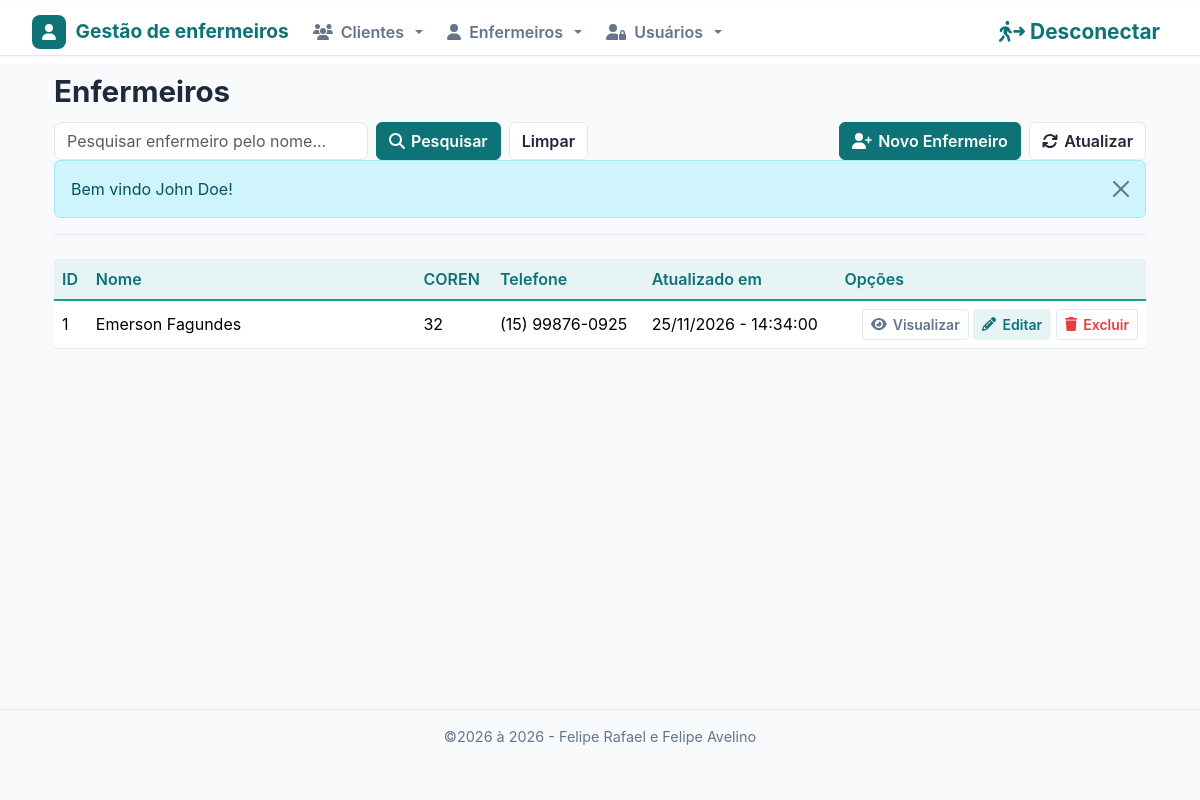
/enfermeiros/index.php (signed in), run on an earlier commit of the app's database.
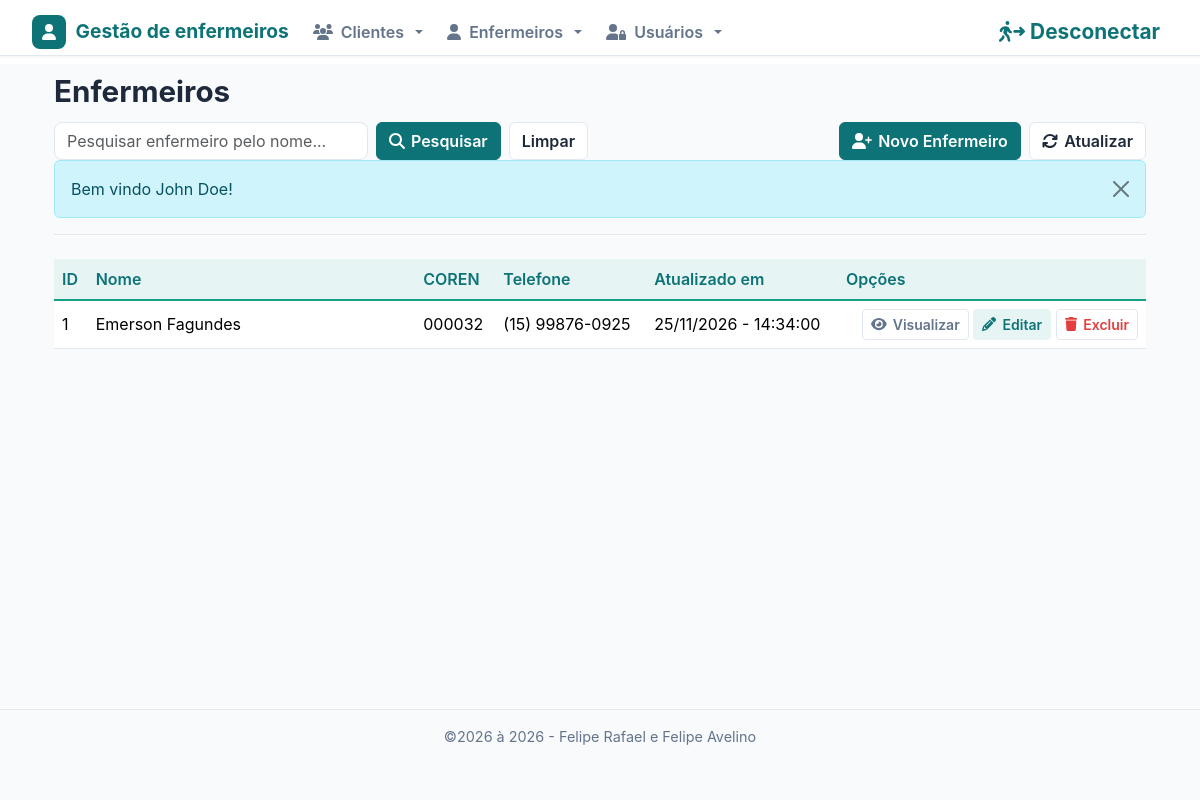
And on a later commit of the database.
### tables this page shows
CREATE TABLE IF NOT EXISTS enfermeiros (
  id int NOT NULL AUTO_INCREMENT PRIMARY KEY,
  nome varchar(255) NOT NULL,
  coren varchar(7) NOT NULL,
  cep varchar(9) NOT NULL,
  phone varchar(20) NOT NULL,
  foto varchar(255) NOT NULL DEFAULT '',
  birthdate date NOT NULL,
  created TIMESTAMP DEFAULT CURRENT_TIMESTAMP,
  modified TIMESTAMP DEFAULT CURRENT_TIMESTAMP ON UPDATE CURRENT_TIMESTAMP
);

### inc/database.php (called while the page is built, shortened)
<?php
require_once __DIR__ . '/auth.php';
function sql_identifier($nome)
{
    return $nome;
}
function open_database()
{
    try {
        $conn = new mysqli(DB_HOST, DB_USER, DB_PASSWORD, DB_NAME);
        $conn->set_charset("utf8mb4");
        return $conn;
    } catch (Exception $e) {
        error_log("Erro ao conectar no banco: " . $e->getMessage());
        throw new Exception("Erro ao conectar no banco de dados.");
    }
}
function find($table = null, $id = null)
{
    $found = null;
    try {
        $table = sql_identifier($table);
        $database = open_database();
        if ($id !== null && $id !== '') {
            $id = (int) $id;
            $stmt = $database->prepare("SELECT * FROM `$table` WHERE id = ? LIMIT 1");
            $stmt->bind_param("i", $id);
            $stmt->execute();
            $found = $stmt->get_result()->fetch_assoc() ?: null;
            $stmt->close();
        } else {
            $result = $database->query("SELECT * FROM `$table`");
            $rows = $result->fetch_all(MYSQLI_ASSOC);
            $found = $rows ?: null;
        }
    } catch (Exception $e) {
        error_log($e->getMessage());
        flash("Não foi possível consultar os dados.", "danger");
    }
    return $found;
}
function find_all($table)
{
    return find($table);
}

### enfermeiros/function.php (called while the page is built, shortened)
<?php
function formatData($data, $formato)
{
    $dt = new DateTime($data, new DateTimeZone("America/Sao_Paulo"));
    return $dt->format($formato);
}
function telefone($tel)
{
    $tel = preg_replace('/\D/', '', (string) $tel);
    if (strlen($tel) == 11) {
        return "(" . substr($tel, 0, 2) . ") " . substr($tel, 2, 5) . "-" . substr($tel, 7, 4);
    }
    return $tel;
}
function index()
{
    $pesquisa = trim($_POST['enfermeiros'] ?? '');
    if ($pesquisa !== '') {
        $enfermeiros = search("enfermeiros", "nome", $pesquisa);
    } else {
        $enfermeiros = find_all("enfermeiros");
    }
}

### inc/auth.php (called while the page is built, shortened)
<?php
if (!function_exists('e')) {
    function e($valor)
    {
        return htmlspecialchars((string) $valor, ENT_QUOTES, 'UTF-8');
    }
}

### enfermeiros/index.php (the view, shortened to what the changed rows need)
<?php
require_once("function.php");
index();
?>
<header>
    <div class="row">
        <div class="col-sm-6">
            <h1>Enfermeiros</h1>
        </div>
    </div>
</header>
<div class="table-responsive">
    <table class="table table-hover">
        <thead>
            <tr>
                <th>ID</th>
                <th width="30%">Nome</th>
                <th>COREN</th>
                <th>Telefone</th>
                <th>Atualizado em</th>
                <th>Opções</th>
            </tr>
        </thead>
        <tbody>
            <?php if ($enfermeiros): ?>
                <?php foreach ($enfermeiros as $enf): ?>
                    <tr>
                        <td><?php echo (int) $enf['id']; ?></td>
                        <td><?php echo e($enf['nome']); ?></td>
                        <td><?php echo e($enf['coren']); ?></td>
                        <td><?php echo e(telefone($enf['phone'])); ?></td>
                        <td><?php echo e(formatData($enf['modified'], "d/m/Y - H:i:s")); ?></td>
                        <td class="actions text-end">
                            <a href="view.php?id=<?php echo (int) $enf['id']; ?>" class="btn btn-sm btn-crud-view"><i
                                    class="fa fa-eye"></i> Visualizar</a>
                            <a href="edit.php?id=<?php echo (int) $enf['id']; ?>" class="btn btn-sm btn-crud-edit"><i
                                    class="fa fa-pencil"></i> Editar</a>
                            <a href="#" class="btn btn-sm btn-crud-delete" data-bs-toggle="modal"
                                data-bs-target="#delete-modal" data-id="<?php echo (int) $enf['id']; ?>">
                                <i class="fa fa-trash"></i> Excluir
                            </a>
                        </td>
                    </tr>
                <?php endforeach; ?>
            <?php else: ?>
                <tr>
                    <td colspan="6">Nenhum registro encontrado.</td>
                </tr>
            <?php endif; ?>
        </tbody>
    </table>
</div>

What changed in the data, as far as the page shows it:
changed enfermeiros "Emerson Fagundes": coren "32" → "000032"
